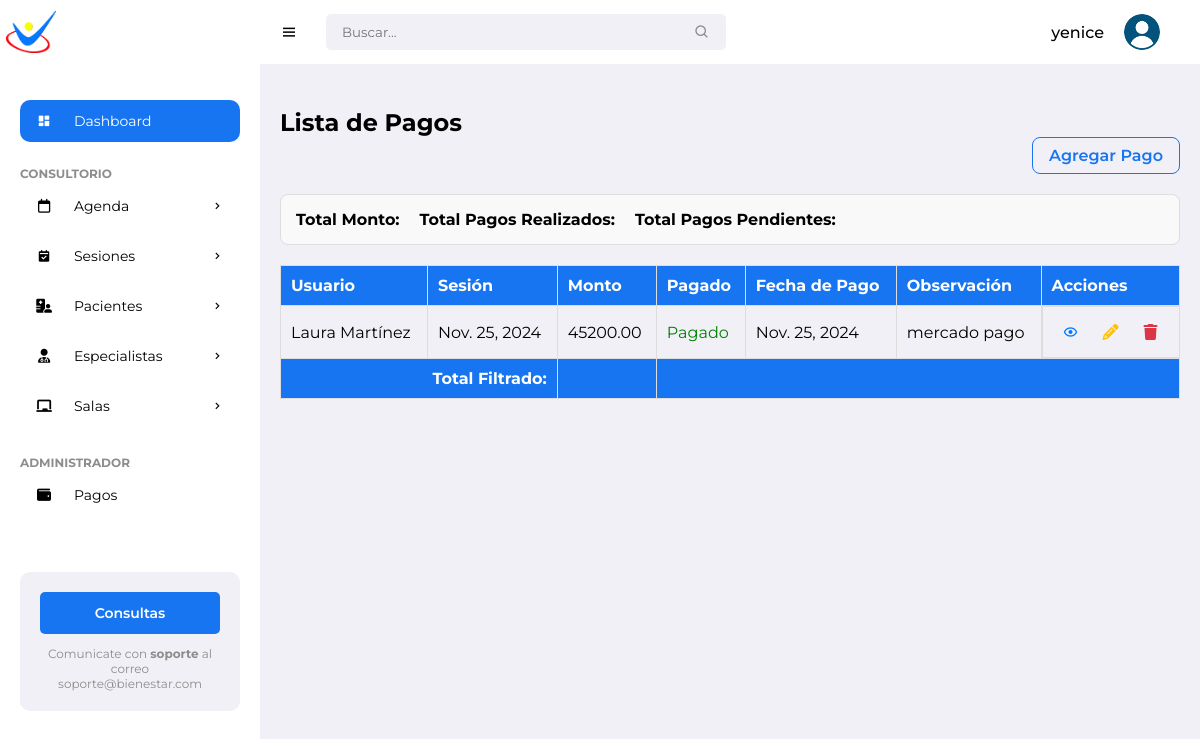
/payments/ (signed in), run on the app's committed database.
### pacientes/models.py (models this page shows, shortened)
class Payment(models.Model):
    session = models.OneToOneField(Session, on_delete=models.CASCADE, related_name='payment')
    is_paid = models.BooleanField(default=False)
    payment_date = models.DateField(null=True, blank=True)
    amount = models.DecimalField(max_digits=10, decimal_places=2)
    payment_observation = models.TextField(blank=True, null=True)
    created_at = models.DateTimeField(auto_now_add=True)
    updated_at = models.DateTimeField(auto_now=True)
    class Meta:
        ordering = ['-session__date']
        verbose_name = 'Payment'
        verbose_name_plural = 'Payments'

class Session(models.Model):
    STATUS_CHOICES = [
        ('Pendiente', 'Pendiente'),
        ('Realizada', 'Realizada'),
        ('Cancelada', 'Cancelada')
    ]
    patient = models.ForeignKey(Patient, on_delete=models.CASCADE, related_name='sessions')
    specialist = models.ForeignKey(Specialist, on_delete=models.CASCADE, related_name='sessions')
    room = models.ForeignKey(Room, on_delete=models.SET_NULL, null=True, related_name='sessions')
    date = models.DateField()
    time = models.TimeField()
    objective = models.CharField(max_length=255)
    activity = models.TextField()
    materials = models.TextField(blank=True)
    observation = models.TextField(blank=True)
    attachment = models.FileField(upload_to='session_attachments/', blank=True, null=True)
    status = models.CharField(
        max_length=10,
        choices=STATUS_CHOICES,
        default='Pendiente',
        help_text="Estado de la sesión: 'Pendiente', 'Completada o 'Cancelada'."
    )
    paid_in_advance = models.BooleanField(default=False, verbose_name="Pagada por adelantado")

class Patient(models.Model):
    name = models.CharField(max_length=100)
    surname = models.CharField(max_length=100)
    date_of_birth = models.DateField()
    gender = models.CharField(max_length=10, choices=[('M','Male'), ('F','Female')])
    address = models.CharField(max_length=255)
    phone_number = models.CharField(max_length=20)
    email = models.EmailField()
    cost_session = models.DecimalField(max_digits=10, decimal_places=2, default=0)
    photo = models.ImageField(upload_to='patient_photos/', blank=True, null=True)
    marital_status = models.CharField(max_length=20)
    medical_diagnosis = models.TextField()
    attachments = models.FileField(upload_to='patient_attachments/', blank=True, null=True)
    therapy = models.CharField(max_length=100)
    education = models.CharField(max_length=100, default='No especificado')
    therapist = models.ForeignKey(Specialist, on_delete=models.SET_NULL, null=True, related_name='patients')
    medical_history = models.TextField(blank=True, null=True)
    allergies = models.CharField(max_length=255, blank=True)  # Changed from TextField
    emergency_contact_name = models.CharField(max_length=100)
    emergency_contact_phone = models.CharField(max_length=20)  # Updated length
    notes = models.TextField(blank=True)
    created_date = models.DateTimeField(auto_now_add=True)
    status = models.CharField(max_length=50, choices=[
        ('Active', 'Active'),
        ('Discharged', 'Discharged'),
        ('Suspended', 'Suspended')
    ], blank=True,
        null=True)

### pacientes/views.py (the view)
# urls.py: path('payments/', views.payment_list, name='payment_list'),
@login_required
def payment_list(request):
    payments = Payment.objects.filter(session__status__in=['Pendiente', 'Realizada']).order_by('-session__date')
    return render(request, 'pacientes/payments/payment_list.html', {'payments': payments})

### pacientes/templates/pacientes/payments/payment_list.html (shortened to what this page needs)
{% extends "pacientes/base/base.html" %}
{% block content %}
<h2>Lista de Pagos</h2>
<div class="list-header">
    <a href="{% url 'create_payment' %}" class="btn-add">Agregar Pago</a>
</div>
<div class="payment-summary">
    <p><strong>Total Monto:</strong> </p>
    <p><strong>Total Pagos Realizados:</strong> </p>
    <p><strong>Total Pagos Pendientes:</strong> </p>
</div>
<div class="payment-list-container">
    <table id="paymentTable" class="display table">
        <thead>
            <tr>
                <th>Usuario</th>
                <th>Sesión</th>
                <th>Monto</th>
                <th>Pagado</th>
                <th>Fecha de Pago</th>
                <th>Observación</th>
                <th>Acciones</th>
            </tr>
        </thead>
        <tbody>
            {% for payment in payments %}
            <tr>
                <td>{{ payment.session.patient.name }} {{ payment.session.patient.surname }}</td>
                <td>{{ payment.session.date }}</td>
                <td>{{ payment.amount }}</td>
                <td>
                    <span class="toggle-paid" data-id="{{ payment.id }}" style="cursor: pointer; color: {% if payment.is_paid %}green{% else %}red{% endif %};">
                        {% if payment.is_paid %}
                            Pagado
                        {% else %}
                            No Pagado
                        {% endif %}
                    </span>
                </td>
                <td>{{ payment.payment_date }}</td>
                <td>{{ payment.payment_observation }}</td>
                <td class="actions-tab">
                    <a href="{% url 'payment_detail' payment.id %}" class="btn btn-icon view" title="Ver">
                        <i class='bx bx-show'></i>
                    </a>
                    <a href="{% url 'edit_payment' payment.id %}" class="btn-icon edit" title="Editar">
                        <i class='fas fa-pencil-alt'></i>
                    </a>
                    <a href="{% url 'delete_payment' payment.id %}" class="btn-icon delete" title="Eliminar">
                        <i class='fas fa-trash'></i>
                    </a>
                </td>
            </tr>
            {% endfor %}
        </tbody>
        <tfoot>
            <tr>
                <th colspan="2" style="text-align:right">Total Filtrado:</th>
                <th id="filteredTotalAmount"></th>
                <th colspan="4"></th>
            </tr>
        </tfoot>
    </table>
</div>
{% endblock %}

### pacientes/templates/pacientes/base/base.html (shortened to what this page needs)
{% load static %}
<!DOCTYPE html>
<html lang="en">
<head>
	<link href='https://unpkg.com/boxicons@2.0.9/css/boxicons.min.css' rel='stylesheet'>
	<link rel="stylesheet" href="https://cdnjs.cloudflare.com/ajax/libs/font-awesome/6.5.2/css/all.min.css">
	<link rel="stylesheet" href="{% static 'pacientes/css/styles.css' %}">
</head>
<body>
		<section id="sidebar">
			<a href="#" class="brand"><img src="{% static 'pacientes/images/min_logo.png' %}" alt="" style="width: 50px;"></a>
			<ul class="side-menu">
				<li><a href="#" class="active"><i class='bx bxs-dashboard icon' ></i> Dashboard</a></li>
				<li class="divider" data-text="Consultorio"></li>
				<li>
					<a href="{% url 'calendar' %}"><i class="fa-regular fa-calendar icon"></i>Agenda <i class='bx bx-chevron-right icon-right' ></i></a>
				</li>
				<li>
					<a href="{% url 'reservation_list' %}">
						<i class='bx bxs-calendar-check icon'></i> Sesiones
						<i class='bx bx-chevron-right icon-right'></i>
					</a>
				</li>
				<li>
					<a href="#"><i class="fa-solid fa-hospital-user icon"></i> Pacientes <i class='bx bx-chevron-right icon-right' ></i></a>
				</li>
				<li>
					<a href="#">
						<i class="fa-solid fa-user-doctor icon"></i> Especialistas
						<i class='bx bx-chevron-right icon-right'></i>
					</a>
				</li>
				<li>
			<a href="#">
				<i class="fas fa-chalkboard icon"></i> Salas
			<i class='bx bx-chevron-right icon-right'></i>
			</a>
	       </li>
			<li class="divider" data-text="Administrador"></li>
			<li><a href="{% url 'payment_list' %}"><i class="fa-solid fa-wallet icon"></i> Pagos</a></li>
		</ul>
			<div class="ads">
				<div class="wrapper">
					<a href="mailto:soporteit@ingenieriaterra.com.ar" class="btn-upgrade">Consultas</a>
					<p>Comunicate con <span>soporte</span> al correo soporte@bienestar.com</p>
				</div>
			</div>
		</section>
	<section id="content">
		<nav>
			<i class='bx bx-menu toggle-sidebar' ></i>
			<form action="#">
				<div class="form-group">
					<input type="text" placeholder="Buscar...">
					<i class='bx bx-search icon' ></i>
				</div>
			</form>
			<div class="profile">
				<span class="username">{{ user.username }}</span>
				<img src="{% static 'pacientes/images/usuario.png' %}" alt="">
			</div>
		</nav>
		<main>
			  <div class="main-content">
                {% block content %}{% endblock %}
            </div>
		</main>
</body>
</html>

### data on the page
Payment: session.patient.name "Laura", session.patient.surname "Martínez", session "Nov. 25, 2024", amount "45200.00", is_paid "Pagado", payment_date "Nov. 25, 2024", payment_observation "mercado pago"

### other printed values
{{ user.username }} "yenice"
